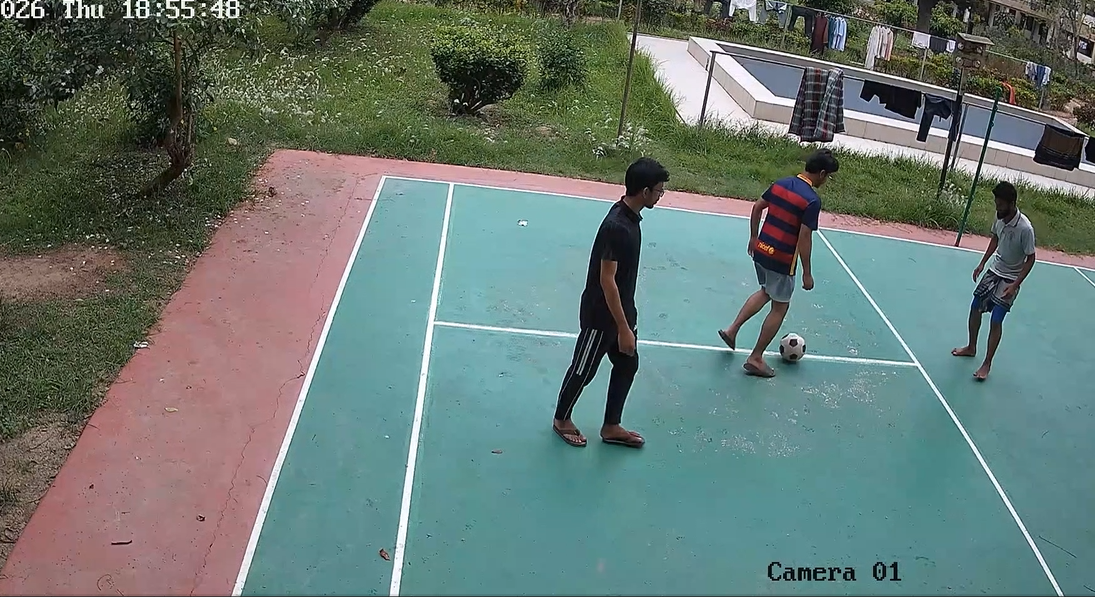
#> input picture football.png, 1095 x 597 px
$ python 1imageProcessig.py
#> lines starting #> are read from the running program, lines starting #| are printed output that depends on the picture
import cv2

image = cv2.imread("football.png")
#> image is the input picture: shape (597, 1095, 3); mean B, G, R 113.9, 119.7, 103.5
# print(image)

imageres=cv2.resize(image,(640,480))
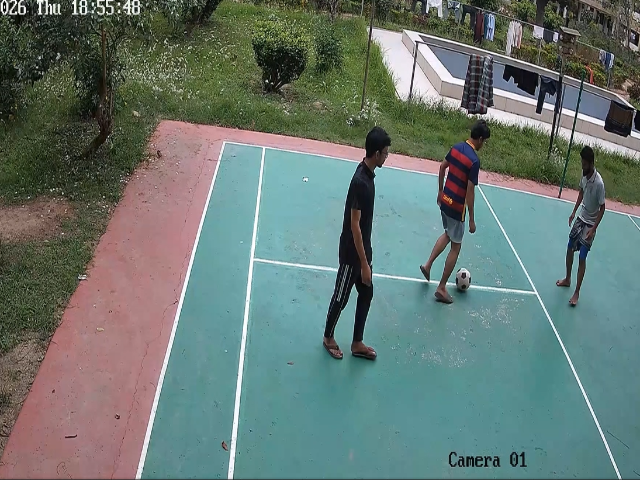
#> imageres: shape (480, 640, 3); mean B, G, R 113.8, 119.6, 103.4
print(image)
#> (printed output is left out)

gray = cv2.cvtColor(imageres,cv2.COLOR_BGR2GRAY)
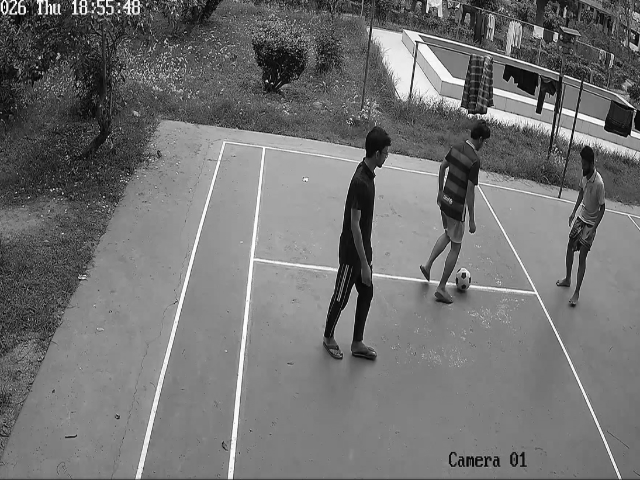
#> gray: shape (480, 640); min 0, max 255, mean 114.1
# print(gray)

blur = cv2.GaussianBlur(gray,(5,5),0)
edges = cv2.Canny(blur, 50, 150)
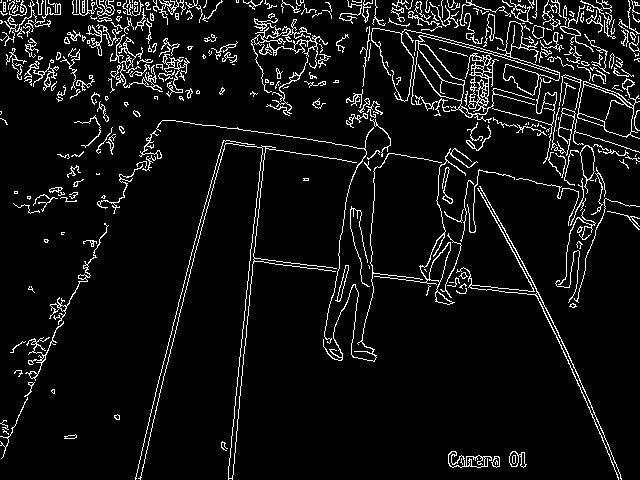
#> edges: shape (480, 640); 6.9% white in thin lines or dots
print(edges)
#> (printed output is left out)

cv2.imwrite("output.edges.jpg",edges)

cv2.imshow("orgial",image)
cv2.imshow("reshape",imageres)
cv2.imshow("gray",gray)
cv2.imshow("edges",edges)

cv2.waitKey(0)
cv2.destroyAllWindows()
